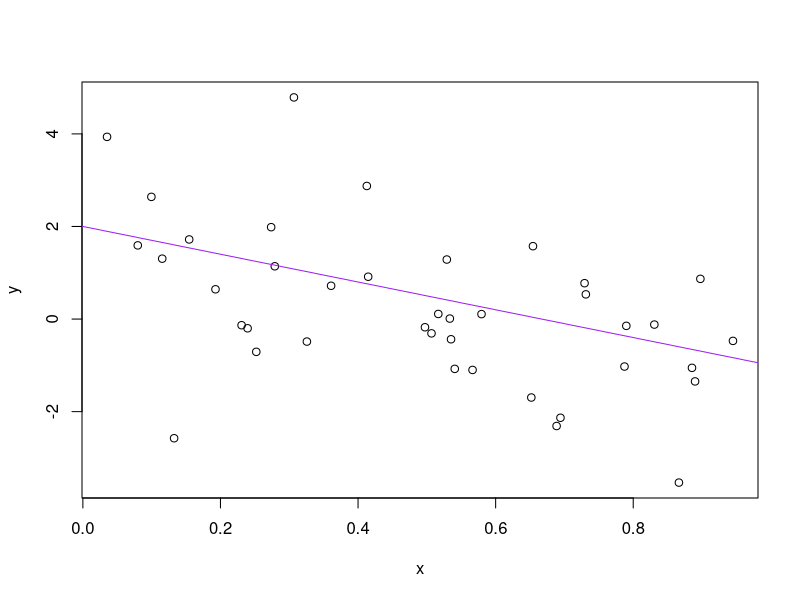

Source code (R):
#Set and check a new working directory (Dropbox so we can shift between computers)
setwd("C:/Users/zbinney/Dropbox/Learning R/STAT545")
getwd()

#Create some data for a simple scatterplot with trend line
a <- 2
b <- -3
sig_sq <- 2.0
x <- runif(40)
y <- a + b * x + rnorm(40, sd = sqrt(sig_sq))
(avg_x <- mean(x))

#Print the two 40-observation objects you just created
x
y

#Print the mean of X to a .txt file
write(avg_x, "avg_x.txt")

#Create a scatterplot with trendline of X and Y
plot(x, y)
abline(a, b, col = "purple")

#Print scatterplot to external PDF file
dev.print(pdf, "toy_line_plot.pdf")
